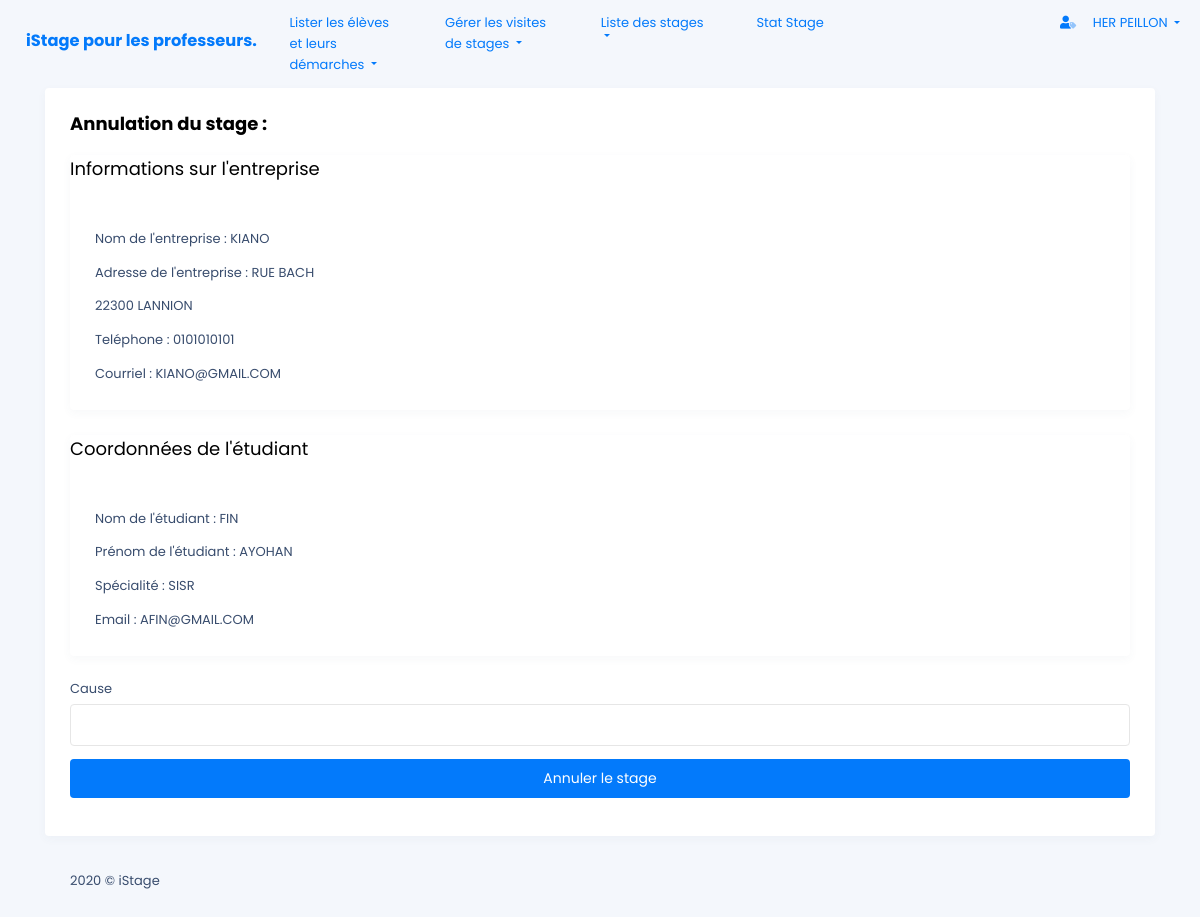
Screenshot of /front_end/Annuler_stage.php?id=15 (signed in) with the database file from the repository.
### tables this page shows
CREATE TABLE IF NOT EXISTS STAGE
 (
   ID_STAGE SMALLINT  AUTO_INCREMENT ,
   ID_ETUDIANT SMALLINT NOT NULL  ,
   ID_SALARIE SMALLINT NOT NULL  ,
   DATE_FIN DATE NOT NULL  ,
   DATE_DEBUT DATE NOT NULL  ,
   ETAT CHAR(2) NOT NULL   ,
   DATE_VALIDATION DATE, 
   PRIMARY KEY (ID_STAGE) 
 );

CREATE TABLE IF NOT EXISTS ENTREPRISE
 (
   ID_ENTREPRISE SMALLINT AUTO_INCREMENT ,
   NOM_ENTREPRISE CHAR(32) NOT NULL  ,
   ADRESSE_ENTREPRISE CHAR(255) NOT NULL  ,
   CP_ENTREPRISE CHAR(5) NOT NULL  ,
   VILLE_ENTREPRISE CHAR(32) NOT NULL  ,
   TEL_ENTREPRISE CHAR(10) NOT NULL  ,
   EMAIL_ENTREPRISE CHAR(32) NOT NULL  ,
   REFUS_ANNEE_SIO1 BOOLEAN NOT NULL DEFAULT FALSE  ,
   REFUS_ANNEE_SIO2 BOOLEAN NOT NULL DEFAULT FALSE 
   , PRIMARY KEY (ID_ENTREPRISE) 
 );

CREATE TABLE IF NOT EXISTS ETUDIANT
 (
   ID_ETUDIANT SMALLINT  AUTO_INCREMENT ,
   ID_PROF SMALLINT NOT NULL  ,
   ID_CLASSE INTEGER NOT NULL  ,
   ID_SPECIALITE SMALLINT NOT NULL  ,
   NOM_ETUDIANT CHAR(32) NOT NULL  ,
   PRENOM_ETUDIANT CHAR(32) NOT NULL  ,
   ADR_ETUDIANT CHAR(32) NOT NULL  ,
   CP_ETUDIANT CHAR(5) NOT NULL  ,
   VILLE_ETUDIANT CHAR(32) NOT NULL  ,
   EMAIL CHAR(32) NOT NULL  ,
   TEL_ETUDIANT CHAR(10) NOT NULL ,
   MDP VARCHAR(100) NOT NULL
   , PRIMARY KEY (ID_ETUDIANT) 
 );

CREATE TABLE IF NOT EXISTS SPECIALITE
 ( ID_SPECIALITE SMALLINT AUTO_INCREMENT  ,
   ID_PROF SMALLINT NOT NULL  ,
   LIBELLE_SPECIALITE CHAR(4) NOT NULL  
   , PRIMARY KEY (ID_SPECIALITE) 
 );

### back_end/recherche_entreprise.php (called while the page is built, shortened)
<?php
$id= $_GET['id'];
$stmt = $db->prepare(
    "SELECT ETUDIANT.ID_ETUDIANT,ID_STAGE, NOM_ENTREPRISE,VILLE_ENTREPRISE,LIBELLE_SPECIALITE,ADRESSE_ENTREPRISE,CP_ENTREPRISE,TEL_ENTREPRISE,EMAIL_ENTREPRISE,NOM_ETUDIANT,PRENOM_ETUDIANT,EMAIL
      FROM stage,entreprise,etudiant,salarie,specialite
      WHERE (SALARIE.ID_SALARIE=STAGE.ID_SALARIE AND
            SALARIE.ID_ENTREPRISE=ENTREPRISE.ID_ENTREPRISE AND
            STAGE.ID_ETUDIANT=ETUDIANT.ID_ETUDIANT AND
            ETUDIANT.ID_SPECIALITE=SPECIALITE.ID_SPECIALITE) AND
            ETUDIANT.ID_ETUDIANT=:id;
           ;"
  );
$stmt->bindValue(':id', $id, PDO::PARAM_INT);
$stmt->execute();
$etudiant = $stmt->fetchAll(PDO::FETCH_BOTH);
?>

### front_end/Annuler_stage_affichage.php (the view, shortened to what this page needs)
<!DOCTYPE html>
<html lang="en">
<?php foreach ($etudiant as $key) {
?>
    <div class="lime-container">
        <div class="lime-body">
            <div class="container">
                <div class="row">
                    <div class="col-md-12">
                        <div class="card">
                            <div class="card-body">
                                <h5 class="card-title">Annulation  du stage : </h5>
                                <div class="card">
                                  <p class="card-title">Informations sur l'entreprise</p>
                                    <div class="card-body">
                                    <p class="card-text">Nom de l'entreprise : <?php echo $key['NOM_ENTREPRISE'];?></p>
                                    <p class="card-text">Adresse de l'entreprise : <?php echo $key['ADRESSE_ENTREPRISE'];?></p>
                                    <p class="card-text"><?php echo $key['CP_ENTREPRISE'].' '.$key['VILLE_ENTREPRISE'];?></p>
                                    <p class="card-text">Teléphone : <?php echo $key['TEL_ENTREPRISE'];?></p>
                                    <p class="card-text"> Courriel : <?php echo $key['EMAIL_ENTREPRISE'];?></p>
                                    </div>
                                </div>
                                <div class="card">
                                  <p class="card-title">Coordonnées de l'étudiant</p>
                                    <div class="card-body">
                                    <p class="card-text">Nom de l'étudiant : <?php echo $key['NOM_ETUDIANT'];?></p>
                                    <p class="card-text">Prénom de l'étudiant : <?php echo $key['PRENOM_ETUDIANT'];?></p>
                                    <p class="card-text">Spécialité : <?php echo $key['LIBELLE_SPECIALITE'];?></p>
                                    <p class="card-text"> Email : <?php echo $key['EMAIL'];?></p>
                                    </div>
                                </div>
                                <form method="POST" id="annulation_stage" name="annulation_stage" class="mt-4">
                                    <div class="form-group">
                                        <label for="comment">Cause</label>
                                        <input type="text" class="form-control " id="comment"  name="comment"  required>
                                    </div>
                                    <div class="mt-3">
                                            <button type="submit" name="annuler_stage" id="annuler_stage"
                                            class="btn btn-block btn-primary btn-lg" data-toggle="">Annuler le stage</button>
                                    </div>
                                </form>
                            </div>
                        </div>
                    </div>
                </div>
            </div>
        </div>
    </div>
<?php
}
?>

### assets/css/custom.css (style rules this page uses)
body { font-size: 1rem; font-family: Roboto, sans-serif; font-weight: initial; line-height: normal; -webkit-font-smoothing: antialiased }
.h1, .h2, .h3, .h4, .h5, .h6, h1, h2, h3, h4, h5, h6 { font-weight: 700 }
label { line-height: 1.3rem }
.h5, h5 { font-size: 1rem }
body, html { overflow-x: hidden; padding-right: 0 !important }
* { box-sizing: border-box }

### rows the page displays
stage: entreprise.NOM_ENTREPRISE "KIANO", entreprise.ADRESSE_ENTREPRISE "RUE BACH", entreprise.CP_ENTREPRISE "22300", entreprise.VILLE_ENTREPRISE "LANNION", entreprise.TEL_ENTREPRISE "0101010101", entreprise.EMAIL_ENTREPRISE "KIANO@GMAIL.COM", ID_ETUDIANT.NOM_ETUDIANT "FIN", ID_ETUDIANT.PRENOM_ETUDIANT "AYOHAN", specialite.LIBELLE_SPECIALITE "SISR", ID_ETUDIANT.EMAIL "AFIN@GMAIL.COM"

### other values shown
$_SESSION['prenom'] "HER"
$_SESSION['nom'] "PEILLON"
